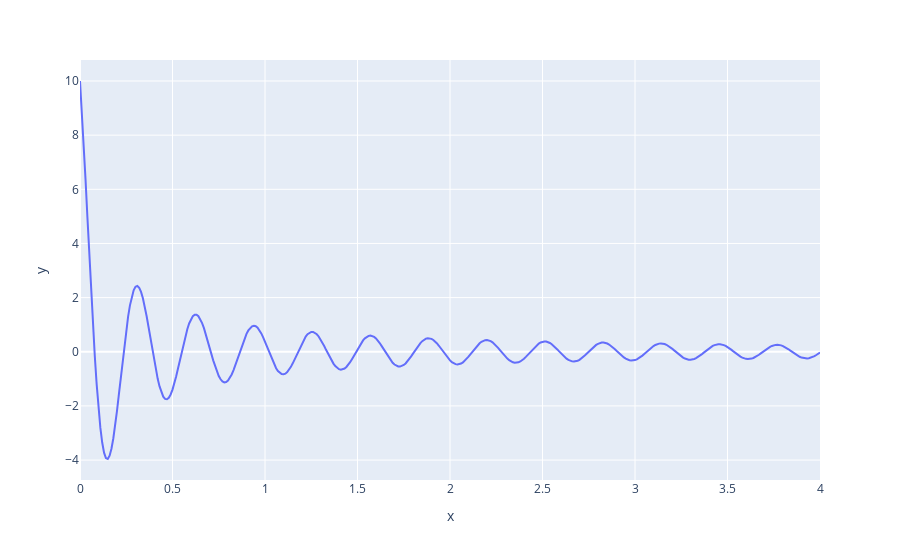

Notebook cell for this chart:
### Code cell
px.line(x=x_array, y=y_array)

### Figure 1 — Plotly figure (JSON) as saved in the notebook; plotly's stock layout.template omitted (floating-point values rounded to 4 significant figures; data arrays with more than 128 entries replaced by an {"elided": "..."} marker saying what was removed)
{"data": [{"hovertemplate": "x=%{x}<br>y=%{y}<extra></extra>", "legendgroup": "", "line": {"color": "#636efa", "dash": "solid"}, "marker": {"symbol": "circle"}, "mode": "lines", "name": "", "orientation": "v", "showlegend": false, "type": "scatter", "x": {"elided": "401 float values"}, "xaxis": "x", "y": {"elided": "401 float values"}, "yaxis": "y"}], "layout": {"legend": {"tracegroupgap": 0}, "margin": {"t": 60}, "xaxis": {"anchor": "y", "domain": [0, 1], "title": {"text": "x"}}, "yaxis": {"anchor": "x", "domain": [0, 1], "title": {"text": "y"}}}}
